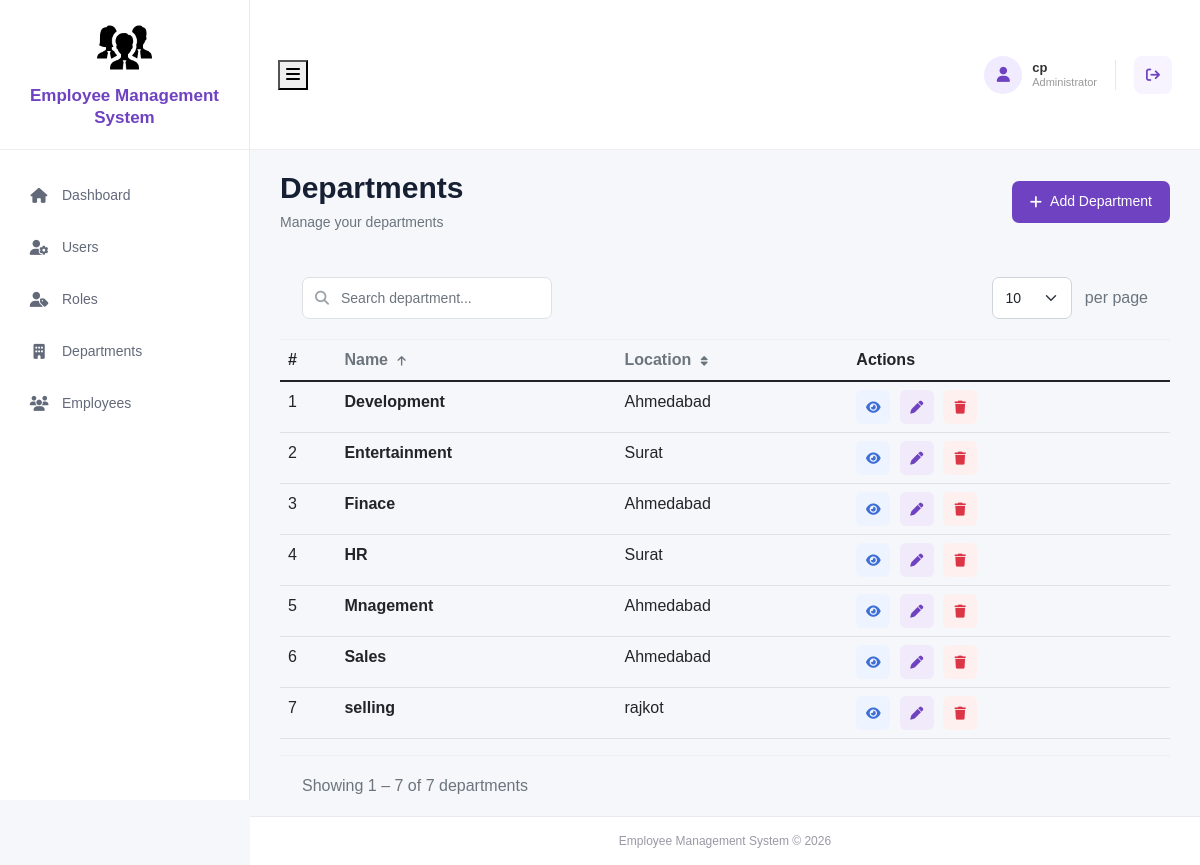
/departments/ (signed in), run on the app's committed database.
### employee_app/models.py (models this page shows, shortened)
class Department(models.Model):
     name = models.CharField(max_length=30, null=False)
     location = models.CharField(max_length=30)

### employee_app/views.py (the view)
@login_required
def department_index(request):
    departments = Department.objects.all()
    search = request.GET.get('search', '').strip()
    if search:
        departments = departments.filter(
            name__icontains=search
        )
    selected_sort = request.GET.get('sort', 'name')
    if selected_sort in [
        'name',
        '-name',
        'location',
        '-location'
    ]:
        departments = departments.order_by(
            selected_sort
        )
    else:
        selected_sort = 'name'
        departments = departments.order_by('name')
    selected_per_page = request.GET.get(
        'per_page',
        '10'
    )
    if selected_per_page not in [
        '5',
        '10',
        '20',
        '50'
    ]:
        selected_per_page = '10'
    paginator = Paginator(
        departments,
        int(selected_per_page)
    )
    page_number = request.GET.get('page')
    page_obj = paginator.get_page(
        page_number
    )
    query_params = request.GET.copy()
    query_params.pop('page', None)
    query_string = query_params.urlencode()
    return render(
        request,
        'departments/department_index.html',
        {
            'departments': page_obj,
            'page_obj': page_obj,
            'search': search,
            'selected_sort': selected_sort,
            'selected_per_page': selected_per_page,
            'query_string': query_string,
        }
    )

### employee_app/templates/departments/department_index.html (shortened to what this page needs)
{% extends 'base.html' %}
{% block content %}
<div class="page-container">
<div class="d-flex justify-content-between align-items-center mb-4">
    <div>
        <h2 class="page-title">
            Departments
        </h2>
        <p class="page-subtitle">
            Manage your departments
        </p>
    </div>
    <a href="{% url 'create_dep' %}" class="add-btn">
        <i class="fa-solid fa-plus me-2"></i>
        Add Department
    </a>
</div>
<div class="employee-card">
    <div class="table-top">
        <form
            method="GET"
            action="{% url 'department_index' %}"
            id="searchForm">
            <div class="row align-items-center">
                <div class="col-md-7">
                    <div class="search-box">
                        <i class="fa-solid fa-magnifying-glass"></i>
                        <input
                            type="text"
                            name="search"
                            id="searchInput"
                            value="{{ search }}"
                            class="form-control search-input"
                            placeholder="Search department..."
                            autocomplete="off"
                        >
                    </div>
                </div>
                <div class="col-md-5 text-md-end mt-3 mt-md-0">
                    <select
                        name="per_page"
                        id="perPage"
                        class="form-select d-inline-block show-per-page">
                        <option
                            value="10"
                            {% if selected_per_page == '10' %}selected{% endif %}>
                            10
                        </option>
                    </select>
                    <span class="text-muted ms-2">
                        per page
                    </span>
                </div>
            </div>
        </form>
    </div>
    <div class="table-responsive">
        <table class="table">
            <thead>
                <tr>
                    <th>
                        #
                    </th>
                    <th>
                        <a
                            class="sort-link"
                            href="?search={{ search }}&sort={% if selected_sort == 'name' %}-name{% else %}name{% endif %}&per_page={{ selected_per_page }}">
                            Name
                            {% if selected_sort == 'name' %}
                                <i class="fa-solid fa-arrow-up sort-icon"></i>
                            {% elif selected_sort == '-name' %}
                                <i class="fa-solid fa-arrow-down sort-icon"></i>
                            {% else %}
                                <i class="fa-solid fa-sort sort-icon"></i>
                            {% endif %}
                        </a>
                    </th>
                    <th>
                        <a
                            class="sort-link"
                            href="?search={{ search }}&sort={% if selected_sort == 'location' %}-location{% else %}location{% endif %}&per_page={{ selected_per_page }}">
                            Location
                            {% if selected_sort == 'location' %}
                                <i class="fa-solid fa-arrow-up sort-icon"></i>
                            {% elif selected_sort == '-location' %}
                                <i class="fa-solid fa-arrow-down sort-icon"></i>
                            {% else %}
                                <i class="fa-solid fa-sort sort-icon"></i>
                            {% endif %}
                        </a>
                    </th>
                    <th>
                        Actions
                    </th>
                </tr>
            </thead>
            <tbody>
                {% for department in page_obj %}
                    <tr>
                        <td>
                            {{ page_obj.start_index|add:forloop.counter0 }}
                        </td>
                        <td>
                            <strong>
                                {{ department.name }}
                            </strong>
                        </td>
                        <td>
                            {{ department.location }}
                        </td>
                        <td>
                            <a
                                href="{% url 'show_dep' department.id %}"
                                class="action-btn view-btn"
                                title="View Department">
                                <i class="fa-solid fa-eye"></i>
                            </a>
                            <a
                                href="{% url 'edit_dep' department.id %}"
                                class="action-btn edit-btn"
                                title="Edit Department">
                                <i class="fa-solid fa-pen"></i>
                            </a>
                            <form
                                action="{% url 'remove_dep' department.id %}"
                                method="POST"
                                class="d-inline">
                                <button
                                    type="submit"
                                    class="action-btn delete-btn"
                                    title="Delete Department"
                                    onclick="return confirm('Are you sure you want to delete this department?');">
                                    <i class="fa-solid fa-trash"></i>
                                </button>
                            </form>
                        </td>
                    </tr>
                {% endfor %}
            </tbody>
        </table>
    </div>
    <div class="table-footer d-flex justify-content-between align-items-center">
        <div class="text-muted">
            {% if page_obj.paginator.count > 0 %}
                Showing
                {{ page_obj.start_index }}
                –
                {{ page_obj.end_index }}
                of
                {{ page_obj.paginator.count }}
                departments
            {% else %}
                0 departments
            {% endif %}
        </div>
    </div>
</div>
</div>
{% endblock %}

### employee_app/templates/components/header.html (shortened to what this page needs)
<header class="top-header">
    <div class="header-left">
        <button
            class="sidebar-toggle"
            id="sidebarToggle"
            type="button"
        >
            <i class="fa-solid fa-bars"></i>
        </button>
    </div>
    <div class="header-right">
        <div class="user-profile">
            <div class="user-avatar">
                <i class="fa-solid fa-user"></i>
            </div>
            <div class="user-info">
                <strong>{{ request.user.username }}</strong>
                <small>Administrator</small>
            </div>
        </div>
        <a
            href="{% url 'logout' %}"
            class="logout-btn"
            title="Logout"
        >
            <i class="fa-solid fa-arrow-right-from-bracket"></i>
        </a>
    </div>
</header>

### employee_app/static/css/style.css (style rules this page uses)
* { box-sizing: border-box; }
body { margin: 0; background: #f5f7fb; font-family: Arial, sans-serif; color: #252530; }
.page-container { width: 100%; }
.page-title { margin: 0 0 6px; font-size: 30px; font-weight: 700; color: #172033; }
.page-subtitle { margin: 0; font-size: 14px; color: #6c757d; }
.add-btn { display: inline-flex; align-items: center; justify-content: center; min-height: 42px; padding: 10px 18px; background: #6f42c1; color: #ffffff; border: none; border-radius: 7px; font-size: 14px; font-weight: 500; text-decoration: none; white-space: nowrap; transition: 0.2s ease; }
.table-top { padding: 20px 22px; border-bottom: 1px solid #eeeeee; }
.search-box { position: relative; width: 100%; max-width: 250px; }
.search-box > i { position: absolute; left: 13px; top: 50%; transform: translateY(-50%); color: #9aa0a6; font-size: 14px; z-index: 2; }
.search-input { width: 100%; height: 42px; padding: 0 38px; border: 1px solid #dee2e6; border-radius: 7px; font-size: 14px; outline: none; }
.show-per-page { width: 80px !important; height: 42px; border-radius: 7px; font-size: 14px; }
.sort-link { color: #6c757d; text-decoration: none; }
.sort-icon { margin-left: 5px; font-size: 11px; }
.action-btn { width: 34px; height: 34px; display: inline-flex; align-items: center; justify-content: center; border: none; border-radius: 6px; text-decoration: none; margin-right: 5px; font-size: 13px; }
.view-btn { background: #eef4ff; color: #3d6fd6; }
.edit-btn { background: #f0eafa; color: #6f42c1; }
.delete-btn { background: #fff0f0; color: #dc3545; }
.table-footer { padding: 18px 22px; border-top: 1px solid #eeeeee; }
.top-header { height: 150px; position: fixed; top: 0; left: 250px; right: 0; z-index: 1000; display: flex; align-items: center; justify-content: space-between; padding: 0 28px; background: #ffffff; border-bottom: 1px solid #eeeeee; }
.header-left { display: flex; align-items: center; gap: 18px; }
.header-right { display: flex; align-items: center; }
.user-profile { display: flex; align-items: center; gap: 10px; }
.user-avatar { width: 38px; height: 38px; border-radius: 50%; background: #f1ebff; color: #6f42c1; display: flex; align-items: center; justify-content: center; font-size: 15px; }
.user-info { display: flex; flex-direction: column; line-height: 1.25; }
.user-info strong { font-size: 13px; font-weight: 600; color: #333333; }
.user-info small { font-size: 11px; color: #999999; }
.logout-btn { width: 38px; height: 38px; border-radius: 8px; display: flex !important; align-items: center; justify-content: center; color: #6f42c1 !important; background: #f7f4ff; text-decoration: none !important; transition: all 0.2s ease; }
.logout-btn i { font-size: 14px; }

### data on the page
Department: start_index|add "1", name "Development", location "Ahmedabad"
Department: start_index|add "2", name "Entertainment", location "Surat"
Department: start_index|add "3", name "Finace", location "Ahmedabad"
Department: start_index|add "4", name "HR", location "Surat"
Department: start_index|add "5", name "Mnagement", location "Ahmedabad"
Department: start_index|add "6", name "Sales", location "Ahmedabad"
Department: start_index|add "7", name "selling", location "rajkot"

### other printed values
{{ request.user.username }} "cp"
{{ page_obj.start_index }} "1"
{{ page_obj.end_index }} "7"
{{ page_obj.paginator.count }} "7"
